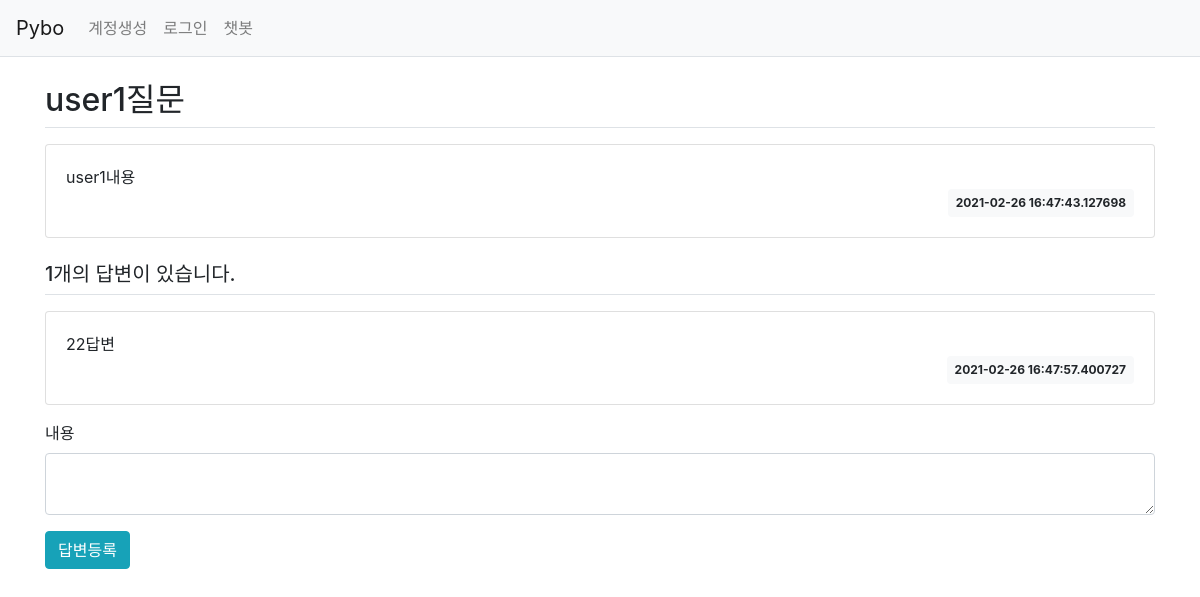
The app's page /question/detail/313/ with its own data.
### Pybo/models.py (models this page shows)
class Question(db.Model):
    id = db.Column(db.Integer, primary_key=True)
    subject = db.Column(db.String(200), nullable=False)
    content = db.Column(db.Text(), nullable=False)
    create_date = db.Column(db.DateTime(), nullable=False)
    user_id = db.Column(db.Integer, db.ForeignKey('user.id', ondelete='CASCADE'), nullable=False)
    user = db.relationship('User', backref=db.backref('question_set'))

class Answer(db.Model):
    id = db.Column(db.Integer, primary_key=True)
    question_id = db.Column(db.Integer, db.ForeignKey('question.id', ondelete='CASCADE'))
    question = db.relationship('Question', backref=db.backref('answer_set'))
    content = db.Column(db.Text(), nullable=False)
    create_date = db.Column(db.DateTime(), nullable=False)
    user_id = db.Column(db.Integer, db.ForeignKey('user.id', ondelete='CASCADE'), nullable=False)
    user = db.relationship('User', backref=db.backref('answer_set'))

### Pybo/views/question_views.py (the view)
@bp.route('/detail/<int:question_id>/')       #<>는 변수취급함을 의미하는 tag
def detail(question_id):
    form = AnswerForm()
    question = Question.query.get_or_404(question_id)
    return render_template('question/question_detail.html', question=question, form=form)

### Pybo/forms.py
class AnswerForm(FlaskForm):
    content = TextAreaField('내용', validators=[DataRequired('내용은 필수입력 항목입니다.')])

### Pybo/views/auth_views.py (called while the page is built)
@bp.before_app_request
def load_logged_in_user():
    user_id = session.get('user_id')
    if user_id is None:
        g.user = None
    else:
        g.user = User.query.get(user_id)

### Pybo/templates/question/question_detail.html (shortened to what this page needs)
{% extends 'base.html'%}
{% block content%}
<link rel="stylesheet" href="{{ url_for('static', filename='bootstrap.min.css') }}">
<div class="container my-3">
    <h2 class="border-bottom py-2">{{ question.subject }}</h2>
    <div class="card my-3">
        <div class="card-body">
            <div class="card-text" style="white-space: pre-line;">{{ question.content }}</div>
            <div class="d-flex justify-content-end">
                <div class="badge badge-light p-2">
                    {{ question.create_date }}
                </div>
            </div>
        </div>
    </div>
    <h5 class="border-bottom my-3 py-2">{{ question.answer_set|length }}개의 답변이 있습니다.</h5>
    {% for answer in question.answer_set %}
    <div class="card my-3">
        <div class="card-body">
            <div class="card-text" style="white-space: pre-line;">{{ answer.content }}</div>
            <div class="d-flex justify-content-end">
                <div class="badge badge-light p-2">
                    {{ answer.create_date }}
                </div>
            </div>
        </div>
    </div>
    {% endfor %}
    <form action="{{ url_for('answer.create', question_id=question.id) }}" method="post" class="my-3">
        <div class="form-group">
            {{ form.content.label}}
            {{ form.content(class='form-control')}}
        </div>
        <input type="submit" value="답변등록" class="btn btn-info">
    </form>
</div>
{% endblock %}

### records on screen
Question: subject "user1질문", content "user1내용", create_date "2021-02-26 16:47:43.127698"
Answer: content "22답변", create_date "2021-02-26 16:47:57.400727"

### other values on screen
{{ question.answer_set|length }} "1"
